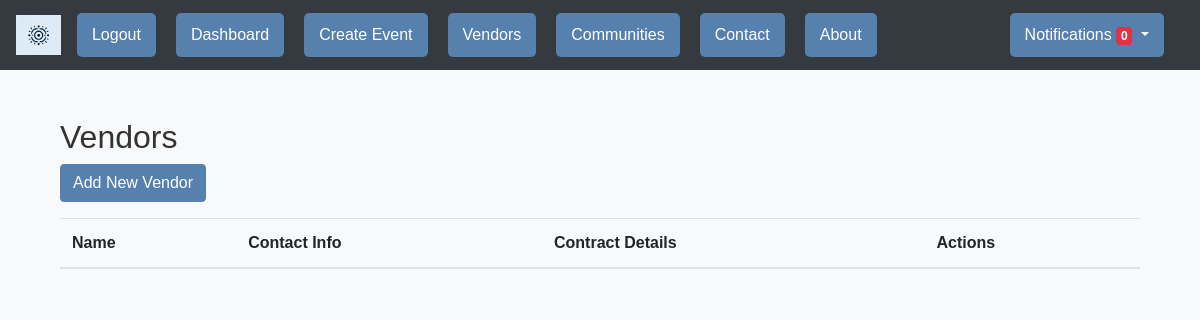
The page /vendors (signed in) on the database as committed earlier.
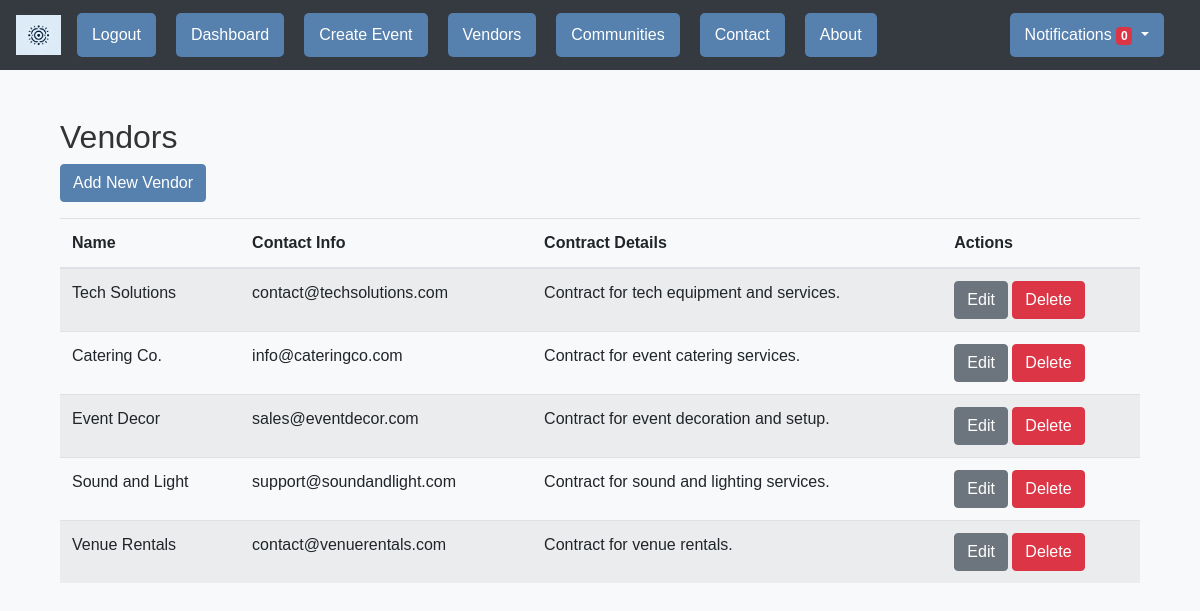
The same page on the database as committed later.
### backend/models.py (models this page shows)
class Vendor(db.Model):
    __tablename__ = 'vendors'
    id = db.Column(db.Integer, primary_key=True)
    name = db.Column(db.String(140), nullable=False)
    contact_info = db.Column(db.String(200), nullable=False)
    contract_details = db.Column(db.Text, nullable=False)

### backend/vendor_views.py (the view)
@vendor_bp.route('/vendors')
@login_required
def vendor_list():
    vendors = Vendor.query.all()
    return render_template('vendor_list.html', vendors=vendors)

### backend/auth.py (called while the page is built)
@login_manager.user_loader
def load_user(user_id):
    return User.query.get(int(user_id))

### frontend/templates/vendor_list.html (shortened to what this page needs)
{% extends "layout.html" %}
{% block content %}
<div class="container mt-5">
    <h2>Vendors</h2>
    <a href="{{ url_for('vendor.new_vendor') }}" class="btn btn-primary mb-3">Add New Vendor</a>
    <div class="d-none d-lg-block table-responsive">
        <table class="table table-striped">
            <thead>
                <tr>
                    <th>Name</th>
                    <th>Contact Info</th>
                    <th>Contract Details</th>
                    <th>Actions</th>
                </tr>
            </thead>
            <tbody>
                {% for vendor in vendors %}
                <tr>
                    <td>{{ vendor.name }}</td>
                    <td>{{ vendor.contact_info }}</td>
                    <td>{{ vendor.contract_details }}</td>
                    <td>
                        <a href="{{ url_for('vendor.edit_vendor', vendor_id=vendor.id) }}" class="btn btn-secondary">Edit</a>
                        <form action="{{ url_for('vendor.delete_vendor', vendor_id=vendor.id) }}" method="POST" style="display:inline-block;">
                            <button type="submit" class="btn btn-danger btn-dashboard" onclick="return confirm('Are you sure?');">Delete</button>
                        </form>
                    </td>
                </tr>
                {% endfor %}
            </tbody>
        </table>
    </div>
</div>
{% endblock %}

### frontend/templates/layout.html (shortened to what this page needs)
<!DOCTYPE html>
<html lang="en">
<head>
    <link href="https://maxcdn.bootstrapcdn.com/bootstrap/4.5.2/css/bootstrap.min.css" rel="stylesheet">
    <link href="/static/styles/main.css" rel="stylesheet">
</head>
<body>
    <nav class="navbar navbar-expand-lg navbar-dark bg-dark">
        <a class="navbar-brand" href="{{ url_for('main.home') }}">
            <img src="{{ url_for('static', filename='images/eventsync.png') }}" alt="EventSync Logo" style="height: 40px; width: auto;">
        </a>
        <div class="collapse navbar-collapse" id="navbarNav">
            <ul class="navbar-nav mr-auto flex-column flex-lg-row">
                {% if current_user.is_authenticated %}
                <li class="nav-item">
                    <a class="nav-link" href="{{ url_for('auth.logout') }}">Logout</a>
                </li>
                <li class="nav-item">
                    <a class="nav-link" href="{{ url_for('main.dashboard') }}">Dashboard</a>
                </li>
                <li class="nav-item">
                    <a class="nav-link" href="{{ url_for('main.new_event') }}">Create Event</a>
                </li>
                <li class="nav-item">
                    <a class="nav-link" href="{{ url_for('vendor.vendor_list') }}">Vendors</a>
                </li>
                <li class="nav-item">
                    <a class="nav-link" href="{{ url_for('community.index') }}">Communities</a>
                </li>
                {% endif %}
                <li class="nav-item">
                    <a class="nav-link" href="{{ url_for('main.contact') }}">Contact</a>
                </li>
                <li class="nav-item">
                    <a class="nav-link" href="{{ url_for('main.about') }}">About</a>
                </li>
            </ul>
            {% if current_user.is_authenticated %}
            <ul class="navbar-nav">
                <li class="nav-item dropdown">
                    <a class="nav-link dropdown-toggle" href="#" id="navbarDropdown" role="button" data-toggle="dropdown" aria-haspopup="true" aria-expanded="false">
                        Notifications <span class="badge badge-danger">{{ notifications|length }}</span>
                    </a>
                </li>
            </ul>
            {% endif %}
        </div>
    </nav>
    <div class="container">
        {% block content %}
        {% endblock %}
    </div>
</body>
</html>

### frontend/static/styles/main.css (style rules this page uses)
body { background-color: #f8f9fa; color: #333; font-family: 'Arial', sans-serif; }
.btn-dashboard { display: inline-block; text-align: center; width: auto; }
.navbar { background-color: #DDEBF7; }
.navbar-dark .navbar-brand, .navbar-dark .navbar-nav .nav-link { color: #ffffff; }
.navbar-brand img { height: 40px; width: auto; }
.navbar-dark .navbar-nav .nav-link { margin-right: 20px; margin-top: 5px; margin-bottom: 5px; padding: 10px 15px; border-radius: 5px; background-color: #5680ad; transition: background-color 0.3s ease-in-out; }
.btn-primary { background-color: #5680ad; border-color: #5680ad; }
table { width: 100%; margin-bottom: 1rem; color: #212529; }
table th { vertical-align: bottom; border-bottom: 2px solid #dee2e6; }
table td, table th { padding: 0.75rem; vertical-align: top; border-top: 1px solid #dee2e6; }
.mt-5 { margin-top: 3rem; }
.mb-3 { margin-bottom: 1rem; }

Rows that differ between the two databases and show on the page:
added Vendor: name "Tech Solutions", contact_info "contact@techsolutions.com", contract_details "Contract for tech equipment and services."
added Vendor: name "Catering Co.", contact_info "info@cateringco.com", contract_details "Contract for event catering services."
added Vendor: name "Event Decor", contact_info "sales@eventdecor.com", contract_details "Contract for event decoration and setup."
added Vendor: name "Sound and Light", contact_info "support@soundandlight.com", contract_details "Contract for sound and lighting services."
added Vendor: name "Venue Rentals", contact_info "contact@venuerentals.com", contract_details "Contract for venue rentals."
